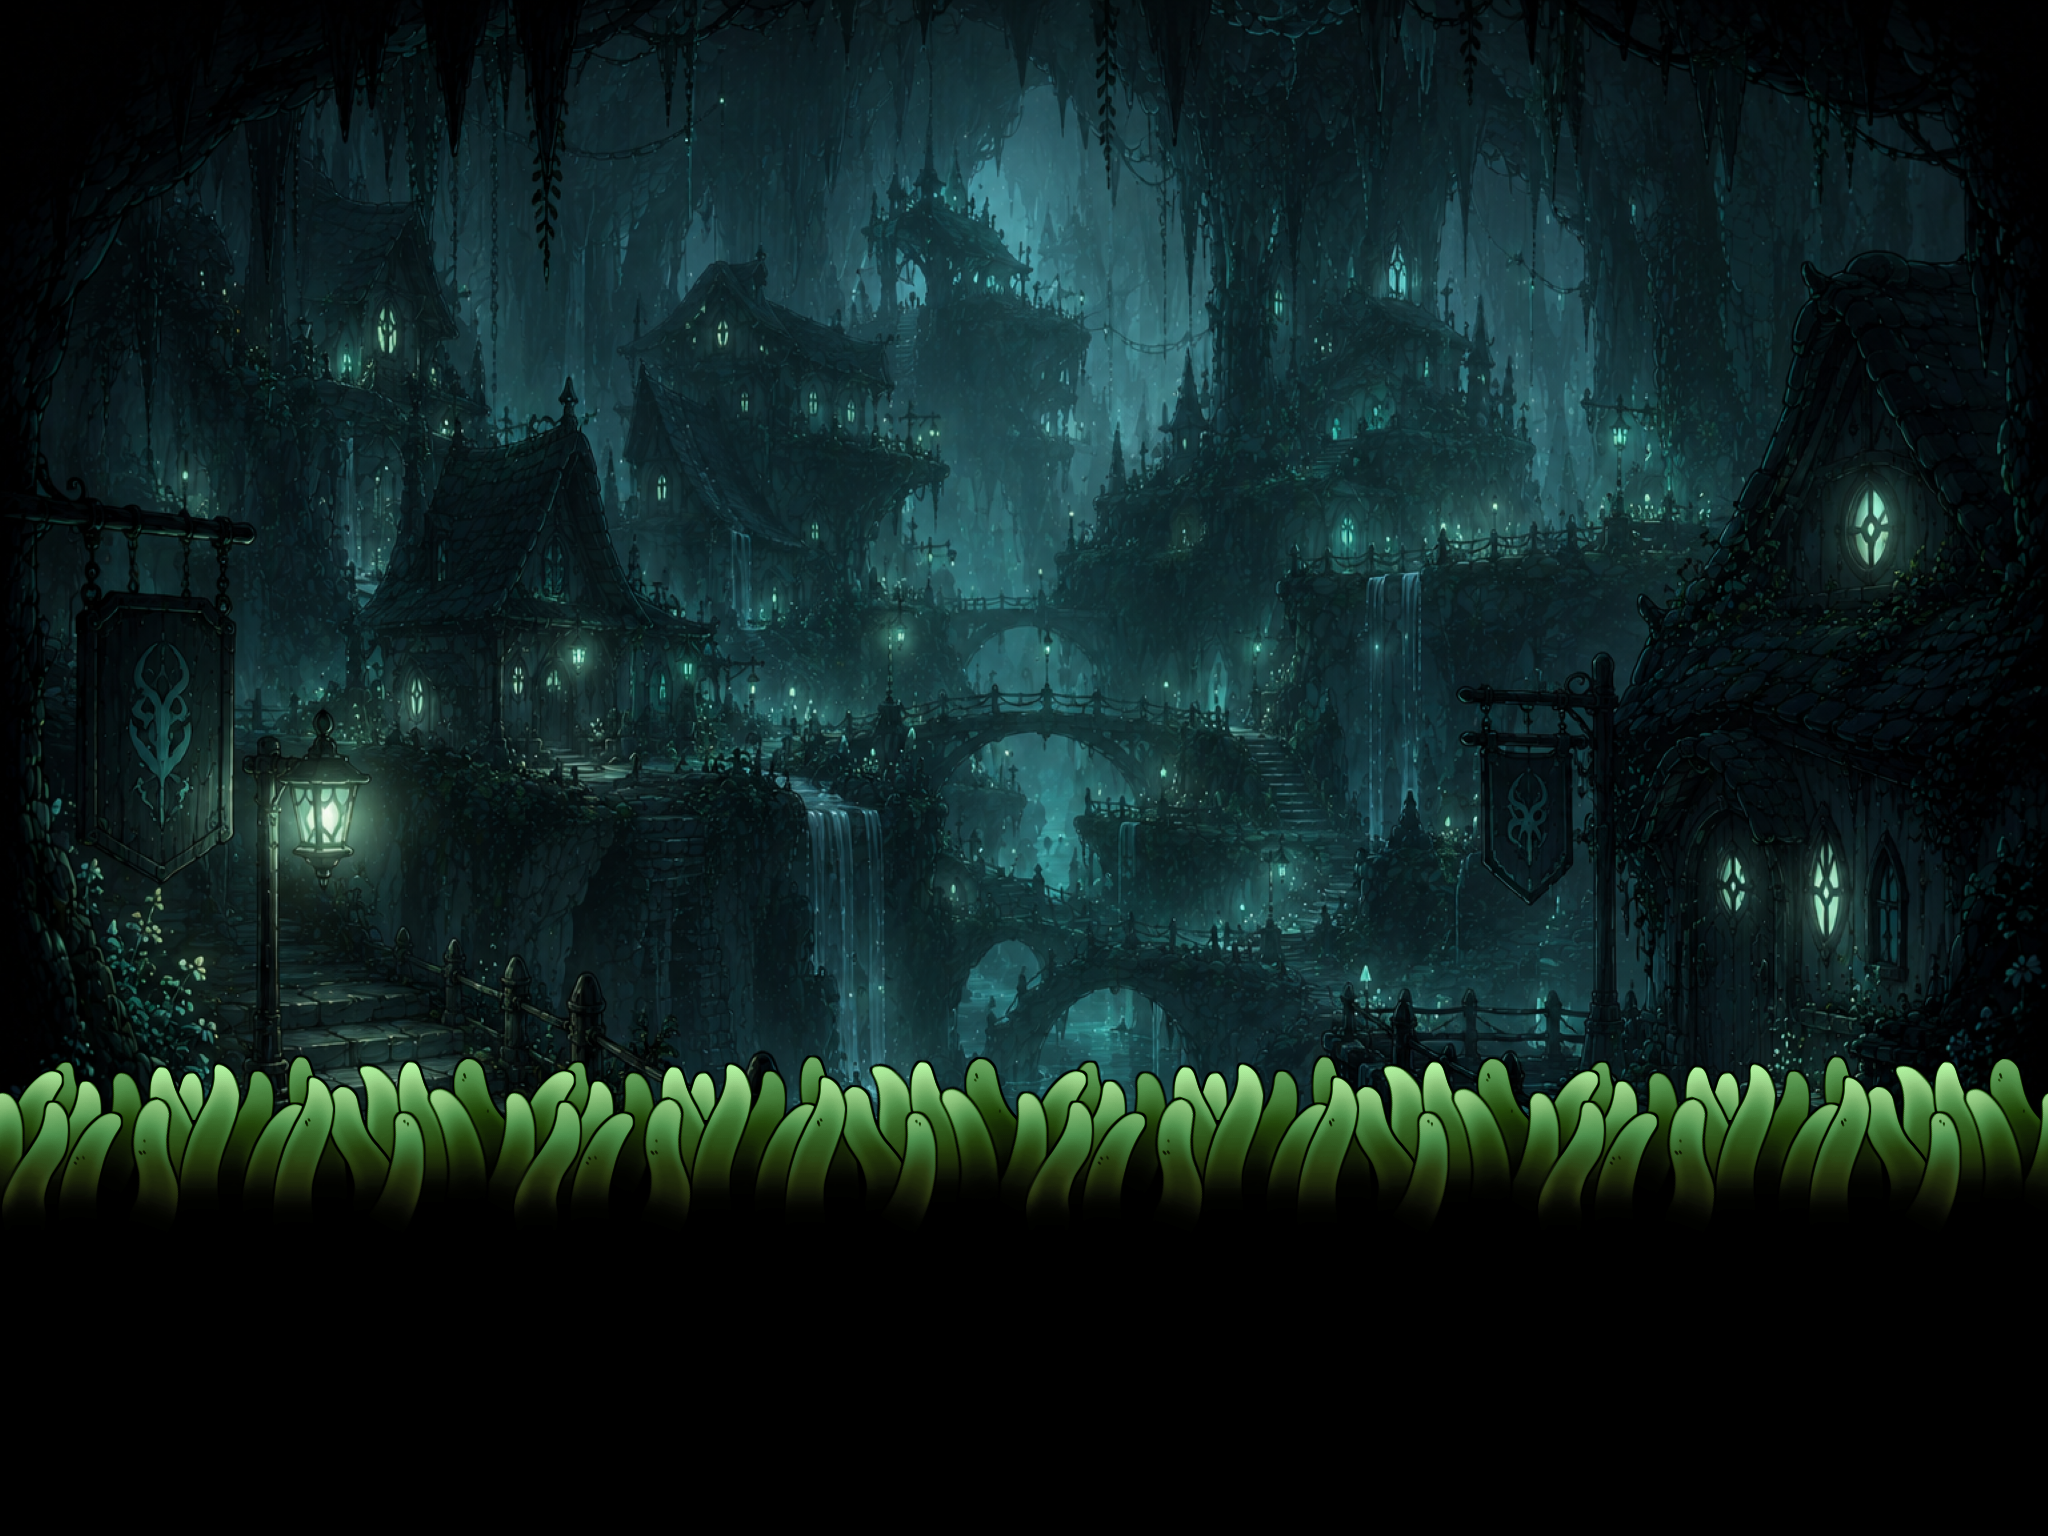

This is a level from a 2D game, rendered from its Tiled map with the project's own tilesets. A one-line summary and the complete map file follow:
An orthogonal 4x3 tile map with 512x512 px tiles, 1 tile layer (Calque de Tuiles 1), 1 image layer and 1 object.

<map version="1.10" tiledversion="1.12.1" orientation="orthogonal" renderorder="right-down" width="4" height="3" tilewidth="512" tileheight="512" infinite="0" nextlayerid="3" nextobjectid="1">
 <tileset firstgid="1" name="Mossy - TileSet" tilewidth="512" tileheight="512" tilecount="49" columns="7">
  <image source="Mossy - TileSet.png" width="3584" height="3584" />
 </tileset>
 <imagelayer id="2" name="Calque d'Images 1">
  <image source="Room6.png" width="2048" height="1365" />
 </imagelayer>
 <objectgroup id="4" name="collision">
   <object id="2" x="8" y="1128" width="2036" height="408" />
  </objectgroup>
 <layer id="1" name="Calque de Tuiles 1" width="4" height="3">
  <data encoding="csv">
0,0,0,0,
0,0,0,0,
2,2,2,2
</data>
 </layer>
</map>
